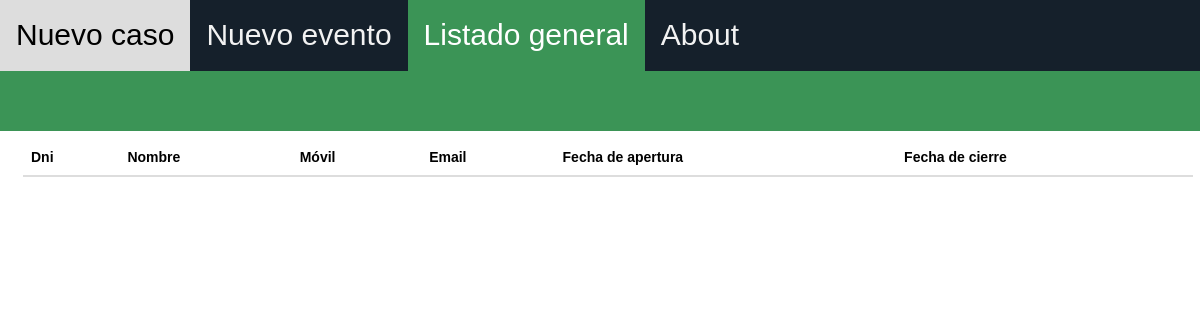
The app's page /listadoGeneralCasos.php (signed in), older data.
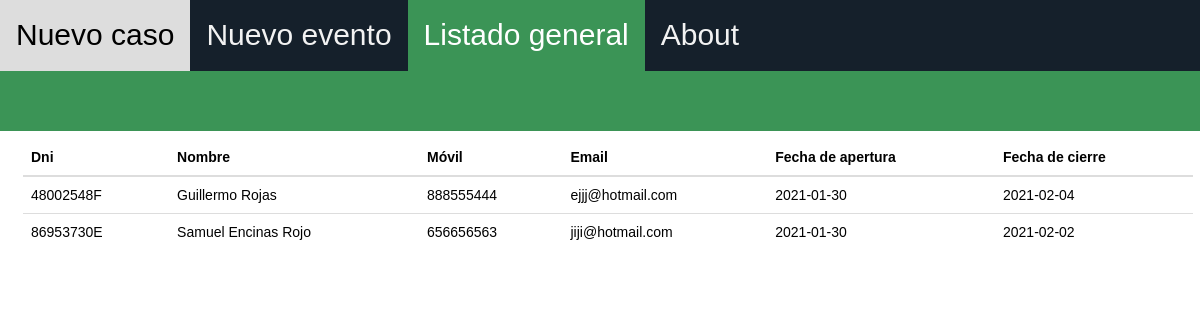
The same page, newer data.
### tables this page shows
CREATE TABLE `caso` (
  `Dni` char(9) NOT NULL,
  `Nombre` char(40) NOT NULL,
  `Movil` char(12) NOT NULL,
  `Email` char(40) NOT NULL,
  `FechaApertura` date NOT NULL,
  `FechaCierre` date DEFAULT NULL
);

### listadoGeneralCasos.php (the view, shortened to what this page needs)
<!DOCTYPE html>
<html lang = "es">
<head>
    <link rel="stylesheet" href="https://maxcdn.bootstrapcdn.com/bootstrap/3.4.1/css/bootstrap.min.css">
    <link rel="stylesheet" href="css/estiloListado.css">
</head>
<body>
    <div class="topnav">
        <a href="paginaAdministrador.php">Nuevo caso</a>
        <a href="nuevoEvento.php">Nuevo evento</a>
        <a class="active" href="listadoGeneralCasos.php">Listado general</a>
        <a href="Actualizar estado">About</a>
    </div>
    <div class="container-fluid">
        <div class="row no-gutter">
            <div class="listado">
                <div class="col-lg-12">
                    <?php
                        $servername = "localhost";
                        $username = "root";
                        $password = "";
                        $dbname = "rastreocovidddbb";
                        $conn = new mysqli($servername, $username, $password, $dbname);
                        $sql = "SELECT Dni, Nombre, Movil, Email, FechaApertura, FechaCierre FROM CASO";
                        $result = $conn->query($sql);
                    ?>
                    <table class="table table-hover">
                        <thead>
                            <tr>
                                <th scope="col">Dni</th>
                                <th scope="col">Nombre</th>
                                <th scope="col">Móvil</th>
                                <th scope="col">Email</th>
                                <th scope="col">Fecha de apertura</th>
                                <th scope="col">Fecha de cierre</th>
                            </tr>
                        </thead>
                        <tbody>
                            <?php while($row = $result->fetch_assoc()) { ?>
                                <tr>
                                    <td><?php echo $row ['Dni']; ?></td>
                                    <td><?php echo $row ['Nombre']; ?></td>
                                    <td><?php echo $row ['Movil']; ?></td>
                                    <td><?php echo $row ['Email']; ?></td>
                                    <td><?php echo $row ['FechaApertura']; ?></td>
                                    <td><?php echo $row ['FechaCierre']; ?></td>
                                </tr>
                            <?php } ?>
                        </tbody>
                    </table>
                </div>
            </div>
        </div>
    </div>
</body>

### css/estiloListado.css (style rules this page uses)
body { font-family: "Arial"; }
.topnav { overflow: hidden; background-color: rgb(21, 32, 43); }
.topnav a { float: left; color: #f2f2f2; text-align: center; padding: 14px 16px; text-decoration: none; font-size: 30px; }
.topnav a.active { background-color: rgb(59, 148, 86); color: white; }
.listado { background-color: rgb(59, 148, 86); color:black; padding-top: 5%; width: 100%; }
.table { margin: 8px 8px; }

Row changes from the older to the newer data that the page shows:
added caso: Dni "48002548F", Nombre "Guillermo Rojas", Movil "888555444", Email "ejjj@hotmail.com", FechaApertura "2021-01-30", FechaCierre "2021-02-04"
added caso: Dni "86953730E", Nombre "Samuel Encinas Rojo", Movil "656656563", Email "jiji@hotmail.com", FechaApertura "2021-01-30", FechaCierre "2021-02-02"
